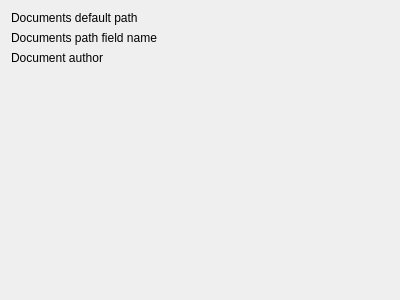
<?xml version="1.0" encoding="UTF-8"?>
<ui version="4.0">
 <class>RelationEditorConfigWidgetBase</class>
 <widget class="QWidget" name="RelationEditorConfigWidgetBase">
  <property name="geometry">
   <rect>
    <x>0</x>
    <y>0</y>
    <width>400</width>
    <height>300</height>
   </rect>
  </property>
  <property name="windowTitle">
   <string>Form</string>
  </property>
  <layout class="QGridLayout" name="gridLayout">
   <item row="0" column="2">
    <widget class="QgsFieldExpressionWidget" name="mDocumentsPathExpressionWidget" native="true">
     <property name="toolTip">
      <string>&lt;html&gt;&lt;head/&gt;&lt;body&gt;&lt;p&gt;&lt;span style=&quot; font-family:'Noto Serif','ui-serif','serif'; font-size:16px; color:#363c42; background-color:#ffffff;&quot;&gt;An expression to the default path for documents. This is in most cases the same expression as for the attachment widget’s default path in the documents table attribute form.&lt;/span&gt;&lt;/p&gt;&lt;/body&gt;&lt;/html&gt;</string>
     </property>
    </widget>
   </item>
   <item row="1" column="2">
    <widget class="QgsFieldExpressionWidget" name="mDocumentFilenameExpressionWidget" native="true">
     <property name="toolTip">
      <string>&lt;html&gt;&lt;head/&gt;&lt;body&gt;&lt;p&gt;The name of the field containing the filename in the documents table&lt;/p&gt;&lt;/body&gt;&lt;/html&gt;</string>
     </property>
    </widget>
   </item>
   <item row="2" column="2">
    <widget class="QgsFieldExpressionWidget" name="mDocumentAuthorExpressionWidget" native="true"/>
   </item>
   <item row="2" column="0" colspan="2">
    <widget class="QLabel" name="label_3">
     <property name="text">
      <string>Document author</string>
     </property>
    </widget>
   </item>
   <item row="0" column="0" colspan="2">
    <widget class="QLabel" name="label_2">
     <property name="text">
      <string>Documents default path</string>
     </property>
    </widget>
   </item>
   <item row="3" column="2">
    <spacer name="verticalSpacer">
     <property name="orientation">
      <enum>Qt::Vertical</enum>
     </property>
     <property name="sizeHint" stdset="0">
      <size>
       <width>20</width>
       <height>40</height>
      </size>
     </property>
    </spacer>
   </item>
   <item row="1" column="0">
    <widget class="QLabel" name="label">
     <property name="text">
      <string>Documents path field name</string>
     </property>
    </widget>
   </item>
  </layout>
 </widget>
 <customwidgets>
  <customwidget>
   <class>QgsFieldExpressionWidget</class>
   <extends>QWidget</extends>
   <header>qgsfieldexpressionwidget.h</header>
  </customwidget>
 </customwidgets>
 <resources/>
 <connections/>
</ui>
